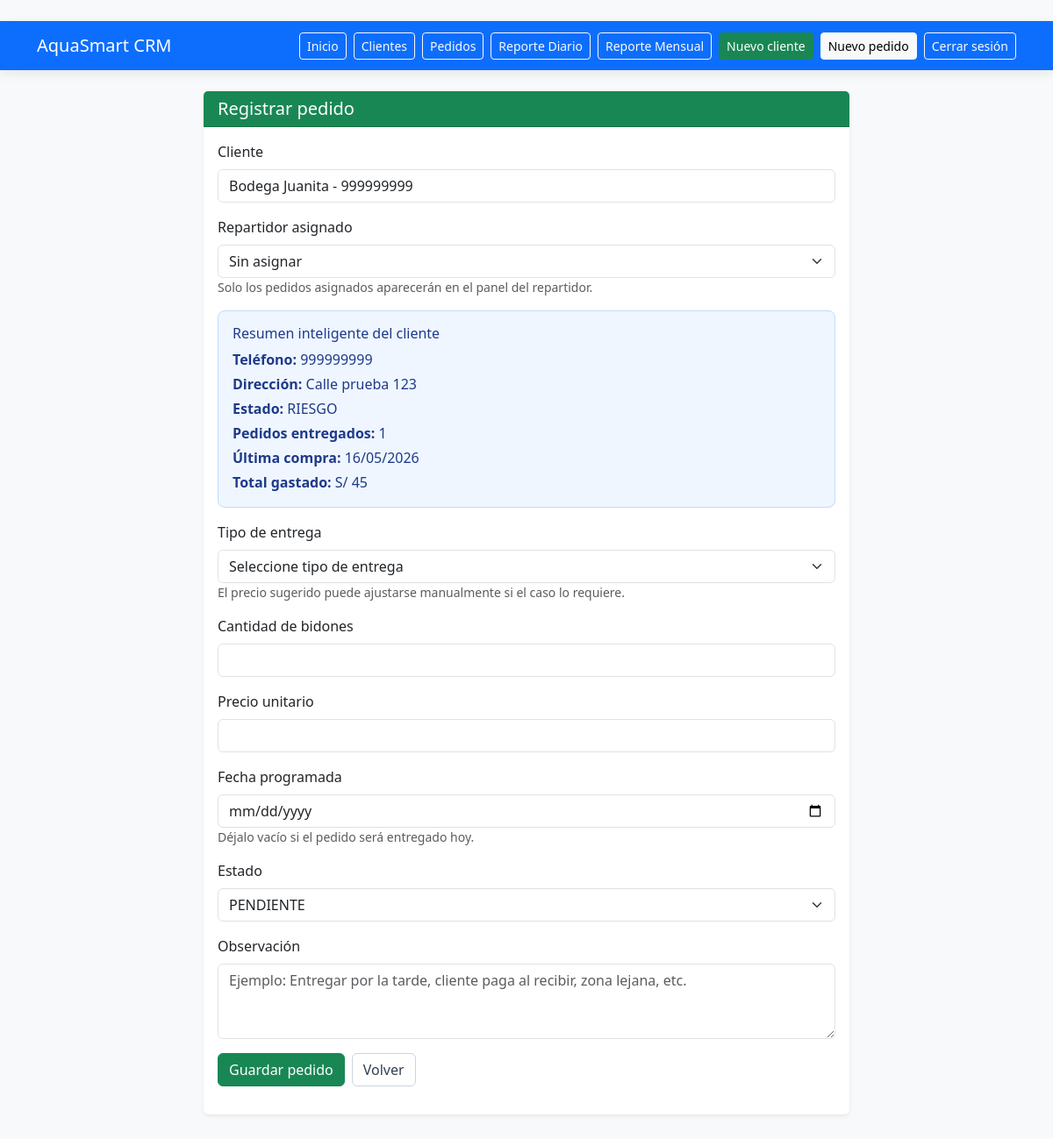
Screenshot of /registrar-pedido/?cliente=26 (signed in) with the database file from the repository.
### core/models.py (models this page shows, shortened)
class Cliente(models.Model):
    ESTADOS = [
        ('ACTIVO', 'Activo'),
        ('RIESGO', 'En riesgo'),
        ('ABANDONADO', 'Abandonado'),
        ('SIN_HISTORIAL', 'Sin historial'),
    ]
    nombre = models.CharField(max_length=100)
    telefono = models.CharField(max_length=20)
    direccion = models.CharField(max_length=255)
    referencia = models.CharField(max_length=255, blank=True, null=True)
    latitud = models.FloatField(blank=True, null=True)
    longitud = models.FloatField(blank=True, null=True)
    estado = models.CharField(
        max_length=20,
        choices=ESTADOS,
        default='SIN_HISTORIAL'
    )
    fecha_registro = models.DateTimeField(auto_now_add=True)
    activo = models.BooleanField(default=True)

### core/views.py (the view, shortened to what this page needs)
@login_required
@secretaria_required
def registrar_pedido(request):
    clientes = Cliente.objects.filter(
        activo=True
    ).annotate(
        pedidos_entregados=Count(
            'pedido',
            filter=Q(pedido__estado=Pedido.ENTREGADO)
        ),
        total_gastado=Sum(
            'pedido__total',
            filter=Q(pedido__estado=Pedido.ENTREGADO)
        ),
        ultima_compra=Max(
            'pedido__fecha_pedido',
            filter=Q(pedido__estado=Pedido.ENTREGADO)
        )
    ).order_by('nombre')
    repartidores = repartidores_disponibles()
    cliente_preseleccionado = None
    cliente_preseleccionado_id = request.GET.get('cliente', '').strip()
    if cliente_preseleccionado_id.isdigit():
        cliente_preseleccionado = clientes.filter(
            id=int(cliente_preseleccionado_id)
        ).first()
    context = {
        'clientes': clientes,
        'repartidores': repartidores,
        'hoy': timezone.localdate(),
        'cliente_preseleccionado': cliente_preseleccionado,
    }
    return render(request, 'core/registrar_pedido.html', context)

### core/auth_utils.py (called while the page is built)
def es_repartidor(user):
    return (
        user.is_authenticated
        and user.is_active
        and user.groups.filter(name='Repartidor').exists()
    )

def es_secretaria(user):
    return (
        user.is_authenticated
        and user.is_active
        and user.groups.filter(name='Secretaria').exists()
    )

def es_admin_o_superuser(user):
    return (
        user.is_authenticated
        and user.is_active
        and (
            user.is_superuser
            or user.groups.filter(name='Administrador').exists()
        )
    )

def es_jefe_repartidores(user):
    return (
        user.is_authenticated
        and user.is_active
        and user.groups.filter(name='JefeRepartidores').exists()
    )

def puede_ver_crm_operativo(user):
    return es_admin_o_superuser(user) or es_secretaria(user)

### core/context_processors.py (called while the page is built)
def permisos_menu(request):
    user = request.user
    if not user.is_authenticated:
        return {}
    return {
        'menu_es_admin': es_admin_o_superuser(user),
        'menu_es_jefe_repartidores': es_jefe_repartidores(user),
        'menu_es_repartidor': es_repartidor(user),
        'menu_es_secretaria': es_secretaria(user),
        'menu_puede_crm_operativo': (
            es_admin_o_superuser(user)
            or es_secretaria(user)
        ),
        'menu_puede_mi_reparto': (
            es_repartidor(user)
            or es_jefe_repartidores(user)
        ),
    }

### core/views.py (called while the page is built)
def repartidores_disponibles():
    User = get_user_model()
    grupos_reparto = Group.objects.filter(
        name__in=[
            'Repartidor',
            'JefeRepartidores',
        ]
    )
    if not grupos_reparto.exists():
        return User.objects.none()
    return User.objects.filter(
        is_active=True,
        groups__in=grupos_reparto
    ).distinct().order_by('username')

### templates/core/registrar_pedido.html (shortened to what this page needs)
{% extends 'base.html' %}
{% load static %}
{% block content %}
<div class="row justify-content-center">
    <div class="col-lg-8">
<div class="card shadow-sm">
    <div class="card-header bg-success text-white">
        <h5 class="mb-0">
            Registrar pedido
        </h5>
    </div>
    <div class="card-body">
    <form method="POST">
        <div
            class="mb-3 client-search"
            data-client-search
            data-search-url="{% url 'buscar_clientes' %}"
            data-summary-target="#resumen_cliente"
        >
            <label class="form-label" for="cliente_busqueda">
                Cliente
            </label>
            <input
                type="search"
                id="cliente_busqueda"
                class="form-control"
                placeholder="Buscar por nombre, teléfono o dirección..."
                autocomplete="off"
                data-client-input
                value="{% if cliente_preseleccionado %}{{ cliente_preseleccionado.nombre }} - {{ cliente_preseleccionado.telefono }}{% endif %}"
                required
            >
        </div>
        <div class="mb-3">
            <label class="form-label">
                Repartidor asignado
            </label>
            <select
                name="repartidor"
                class="form-select"
            >
                <option value="">
                    Sin asignar
                </option>
            </select>
            <small class="text-muted">
                Solo los pedidos asignados aparecerán en el panel del repartidor.
            </small>
        </div>
        <div id="resumen_cliente" class="alert alert-info {% if not cliente_preseleccionado %}d-none{% endif %}">
            <h6 class="mb-2">
                Resumen inteligente del cliente
            </h6>
            <p class="mb-1">
                <strong>Teléfono:</strong>
                <span id="resumen_telefono">{{ cliente_preseleccionado.telefono }}</span>
            </p>
            <p class="mb-1">
                <strong>Dirección:</strong>
                <span id="resumen_direccion">{{ cliente_preseleccionado.direccion }}</span>
            </p>
            <p class="mb-1">
                <strong>Estado:</strong>
                <span id="resumen_estado">{{ cliente_preseleccionado.estado }}</span>
            </p>
            <p class="mb-1">
                <strong>Pedidos entregados:</strong>
                <span id="resumen_pedidos">{{ cliente_preseleccionado.pedidos_entregados|default:"0" }}</span>
            </p>
            <p class="mb-1">
                <strong>Última compra:</strong>
                <span id="resumen_ultima">
                    {% if cliente_preseleccionado.ultima_compra %}
                        {{ cliente_preseleccionado.ultima_compra|date:"d/m/Y" }}
                    {% else %}
                        Sin compras
                    {% endif %}
                </span>
            </p>
            <p class="mb-0">
                <strong>Total gastado:</strong>
                S/ <span id="resumen_total">{{ cliente_preseleccionado.total_gastado|default:"0.00" }}</span>
            </p>
        </div>
        <div class="mb-3">
            <label class="form-label">
                Tipo de entrega
            </label>
            <select
                id="tipo_entrega"
                class="form-select"
            >
                <option value="">
                    Seleccione tipo de entrega
                </option>
            </select>
            <small class="text-muted">
                El precio sugerido puede ajustarse manualmente si el caso lo requiere.
            </small>
        </div>
        <div class="mb-3">
            <label class="form-label">
                Cantidad de bidones
            </label>
            <input
                type="number"
                name="cantidad_bidones"
                class="form-control"
                min="1"
                required
            >
        </div>
        <div class="mb-3">
            <label class="form-label">
                Precio unitario
            </label>
            <input
                type="number"
                step="0.01"
                min="1.00"
                max="50.00"
                name="precio_unitario"
                id="precio_unitario"
                class="form-control"
                required
            >
        </div>
        <div class="mb-3">
            <label class="form-label">
                Fecha programada
            </label>
            <input
                type="date"
                name="fecha_programada"
                class="form-control"
                min="{{ hoy|date:'Y-m-d' }}"
            >
            <small class="text-muted">
                Déjalo vacío si el pedido será entregado hoy.
            </small>
        </div>
        <div class="mb-3">
            <label class="form-label">
                Estado
            </label>
            <select
                name="estado"
                class="form-select"
                required
            >
                <option value="PENDIENTE" selected>
                    PENDIENTE
                </option>
            </select>
        </div>
        <div class="mb-3">
            <label class="form-label">
                Observación
            </label>
            <textarea
                name="observacion"
                class="form-control"
                rows="3"
                placeholder="Ejemplo: Entregar por la tarde, cliente paga al recibir, zona lejana, etc."
            ></textarea>
        </div>
        <div class="form-actions d-flex gap-2 flex-wrap">
            <button
                type="submit"
                class="btn btn-success"
            >
                Guardar pedido
            </button>
            <a
                href="/pedidos/"
                class="btn btn-outline-secondary"
            >
                Volver
            </a>
        </div>
    </form>
</div>
</div>
    </div>
</div>
{% endblock %}

### templates/base.html (style rules this page uses)
body { color: #1f2937; }
.card { border: 0; box-shadow: 0 0.35rem 1rem rgba(15, 23, 42, 0.08); }
.card-header { font-weight: 600; }
.alert { border-radius: 8px; border-width: 1px; }
.alert-info { background: #eff6ff; border-color: #bfdbfe; color: #1e3a8a; }
.btn-outline-secondary, .btn-outline-dark { border-color: #cbd5e1; color: #334155; }

### templates/core/registrar_pedido.html (style rules this page uses)
.client-search { position: relative; }

### rows the page displays
Cliente: nombre "Bodega Juanita - 999999999", telefono "999999999", direccion "Calle prueba 123", estado "RIESGO", pedidos_entregados "1", ultima_compra "16/05/2026", total_gastado "45"
